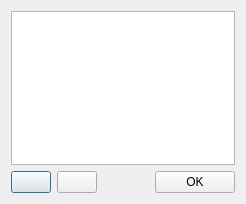
<?xml version="1.0" encoding="UTF-8"?>
<ui version="4.0">
 <class>ManageEmulationDevDialog</class>
 <widget class="QDialog" name="ManageEmulationDevDialog">
  <property name="geometry">
   <rect>
    <x>0</x>
    <y>0</y>
    <width>246</width>
    <height>204</height>
   </rect>
  </property>
  <property name="windowTitle">
   <string>Manage Devices</string>
  </property>
  <property name="windowIcon">
   <iconset resource="RobloxStudio.qrc">
    <normaloff>:/images/RobloxStudio.png</normaloff>:/images/RobloxStudio.png</iconset>
  </property>
  <layout class="QVBoxLayout" name="verticalLayout">
   <item>
    <widget class="QListWidget" name="deviceListWidget">
     <property name="selectionMode">
      <enum>QAbstractItemView::ExtendedSelection</enum>
     </property>
     <property name="spacing">
      <number>2</number>
     </property>
     <property name="sortingEnabled">
      <bool>false</bool>
     </property>
    </widget>
   </item>
   <item>
    <layout class="QHBoxLayout" name="horizontalLayout">
     <item>
      <widget class="QPushButton" name="plusButton">
       <property name="text">
        <string/>
       </property>
       <property name="icon">
        <iconset resource="RobloxStudio.qrc">
         <normaloff>:/images/icons/16x16/plus_16.png</normaloff>:/images/icons/16x16/plus_16.png</iconset>
       </property>
      </widget>
     </item>
     <item>
      <widget class="QPushButton" name="minusButton">
       <property name="text">
        <string/>
       </property>
       <property name="icon">
        <iconset resource="RobloxStudio.qrc">
         <normaloff>:/images/icons/16x16/minus_16.png</normaloff>:/images/icons/16x16/minus_16.png</iconset>
       </property>
      </widget>
     </item>
     <item>
      <spacer name="horizontalSpacer">
       <property name="orientation">
        <enum>Qt::Horizontal</enum>
       </property>
       <property name="sizeHint" stdset="0">
        <size>
         <width>40</width>
         <height>20</height>
        </size>
       </property>
      </spacer>
     </item>
     <item>
      <widget class="QPushButton" name="okButton">
       <property name="text">
        <string>OK</string>
       </property>
      </widget>
     </item>
    </layout>
   </item>
  </layout>
 </widget>
 <resources>
  <include location="RobloxStudio.qrc"/>
 </resources>
 <connections/>
</ui>
